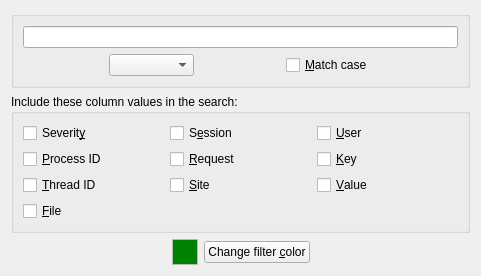
<?xml version="1.0" encoding="UTF-8"?>
<ui version="4.0">
 <class>FilterTab</class>
 <widget class="QWidget" name="FilterTab">
  <property name="geometry">
   <rect>
    <x>0</x>
    <y>0</y>
    <width>481</width>
    <height>265</height>
   </rect>
  </property>
  <property name="windowTitle">
   <string>Form</string>
  </property>
  <layout class="QVBoxLayout" name="verticalLayout_4">
   <item>
    <widget class="QGroupBox" name="groupBoxValue">
     <property name="sizePolicy">
      <sizepolicy hsizetype="Preferred" vsizetype="Preferred">
       <horstretch>0</horstretch>
       <verstretch>0</verstretch>
      </sizepolicy>
     </property>
     <property name="title">
      <string/>
     </property>
     <layout class="QVBoxLayout" name="verticalLayout_5">
      <item>
       <widget class="QLineEdit" name="filterLineEdit"/>
      </item>
      <item>
       <layout class="QHBoxLayout" name="horizontalLayout_2" stretch="1,1,1,1,1">
        <item>
         <spacer name="horizontalSpacer">
          <property name="orientation">
           <enum>Qt::Horizontal</enum>
          </property>
          <property name="sizeHint" stdset="0">
           <size>
            <width>40</width>
            <height>20</height>
           </size>
          </property>
         </spacer>
        </item>
        <item>
         <widget class="QComboBox" name="comboBoxMode">
          <property name="editable">
           <bool>false</bool>
          </property>
         </widget>
        </item>
        <item>
         <spacer name="horizontalSpacer_3">
          <property name="orientation">
           <enum>Qt::Horizontal</enum>
          </property>
          <property name="sizeHint" stdset="0">
           <size>
            <width>40</width>
            <height>20</height>
           </size>
          </property>
         </spacer>
        </item>
        <item>
         <widget class="QCheckBox" name="checkBoxCase">
          <property name="text">
           <string>&amp;Match case</string>
          </property>
         </widget>
        </item>
        <item>
         <spacer name="horizontalSpacer_2">
          <property name="orientation">
           <enum>Qt::Horizontal</enum>
          </property>
          <property name="sizeHint" stdset="0">
           <size>
            <width>40</width>
            <height>20</height>
           </size>
          </property>
         </spacer>
        </item>
       </layout>
      </item>
     </layout>
    </widget>
   </item>
   <item>
    <widget class="QGroupBox" name="groupBoxKey">
     <property name="sizePolicy">
      <sizepolicy hsizetype="Preferred" vsizetype="Preferred">
       <horstretch>0</horstretch>
       <verstretch>1</verstretch>
      </sizepolicy>
     </property>
     <property name="title">
      <string>Include these column values in the search:</string>
     </property>
     <layout class="QHBoxLayout" name="horizontalLayout">
      <item>
       <layout class="QVBoxLayout" name="verticalLayout">
        <item>
         <widget class="QCheckBox" name="checkBoxSeverity">
          <property name="text">
           <string>Severit&amp;y</string>
          </property>
         </widget>
        </item>
        <item>
         <widget class="QCheckBox" name="checkBoxPID">
          <property name="text">
           <string>&amp;Process ID</string>
          </property>
         </widget>
        </item>
        <item>
         <widget class="QCheckBox" name="checkBoxTID">
          <property name="text">
           <string>&amp;Thread ID</string>
          </property>
         </widget>
        </item>
        <item>
         <widget class="QCheckBox" name="checkBoxFile">
          <property name="text">
           <string>&amp;File</string>
          </property>
         </widget>
        </item>
        <item>
         <spacer name="verticalSpacer_3">
          <property name="orientation">
           <enum>Qt::Vertical</enum>
          </property>
          <property name="sizeHint" stdset="0">
           <size>
            <width>20</width>
            <height>40</height>
           </size>
          </property>
         </spacer>
        </item>
       </layout>
      </item>
      <item>
       <layout class="QVBoxLayout" name="verticalLayout_2">
        <item>
         <widget class="QCheckBox" name="checkBoxSession">
          <property name="text">
           <string>S&amp;ession</string>
          </property>
         </widget>
        </item>
        <item>
         <widget class="QCheckBox" name="checkBoxRequest">
          <property name="text">
           <string>&amp;Request</string>
          </property>
         </widget>
        </item>
        <item>
         <widget class="QCheckBox" name="checkBoxSite">
          <property name="text">
           <string>&amp;Site</string>
          </property>
         </widget>
        </item>
        <item>
         <spacer name="verticalSpacer_2">
          <property name="orientation">
           <enum>Qt::Vertical</enum>
          </property>
          <property name="sizeHint" stdset="0">
           <size>
            <width>20</width>
            <height>40</height>
           </size>
          </property>
         </spacer>
        </item>
       </layout>
      </item>
      <item>
       <layout class="QVBoxLayout" name="verticalLayout_3">
        <item>
         <widget class="QCheckBox" name="checkBoxUser">
          <property name="text">
           <string>&amp;User</string>
          </property>
         </widget>
        </item>
        <item>
         <widget class="QCheckBox" name="checkBoxKey">
          <property name="text">
           <string>&amp;Key</string>
          </property>
         </widget>
        </item>
        <item>
         <widget class="QCheckBox" name="checkBoxValue">
          <property name="text">
           <string>&amp;Value</string>
          </property>
         </widget>
        </item>
        <item>
         <spacer name="verticalSpacer">
          <property name="orientation">
           <enum>Qt::Vertical</enum>
          </property>
          <property name="sizeHint" stdset="0">
           <size>
            <width>20</width>
            <height>40</height>
           </size>
          </property>
         </spacer>
        </item>
       </layout>
      </item>
     </layout>
    </widget>
   </item>
   <item>
    <widget class="QWidget" name="colorWidget" native="true">
     <layout class="QHBoxLayout" name="horizontalLayout_3">
      <property name="leftMargin">
       <number>0</number>
      </property>
      <property name="topMargin">
       <number>0</number>
      </property>
      <property name="rightMargin">
       <number>0</number>
      </property>
      <property name="bottomMargin">
       <number>0</number>
      </property>
      <item>
       <spacer name="horizontalSpacer_4">
        <property name="orientation">
         <enum>Qt::Horizontal</enum>
        </property>
        <property name="sizeHint" stdset="0">
         <size>
          <width>40</width>
          <height>20</height>
         </size>
        </property>
       </spacer>
      </item>
      <item>
       <widget class="QFrame" name="frame">
        <property name="frameShape">
         <enum>QFrame::StyledPanel</enum>
        </property>
        <layout class="QHBoxLayout" name="horizontalLayout_4">
         <property name="spacing">
          <number>0</number>
         </property>
         <property name="leftMargin">
          <number>0</number>
         </property>
         <property name="topMargin">
          <number>0</number>
         </property>
         <property name="rightMargin">
          <number>0</number>
         </property>
         <property name="bottomMargin">
          <number>0</number>
         </property>
         <item>
          <widget class="QWidget" name="colorDisplay" native="true">
           <property name="sizePolicy">
            <sizepolicy hsizetype="Preferred" vsizetype="Expanding">
             <horstretch>0</horstretch>
             <verstretch>0</verstretch>
            </sizepolicy>
           </property>
           <property name="minimumSize">
            <size>
             <width>24</width>
             <height>24</height>
            </size>
           </property>
           <property name="styleSheet">
            <string notr="true">background-color: green;</string>
           </property>
          </widget>
         </item>
        </layout>
       </widget>
      </item>
      <item>
       <widget class="QPushButton" name="buttonChangeColor">
        <property name="text">
         <string>Change filter &amp;color</string>
        </property>
       </widget>
      </item>
      <item>
       <spacer name="horizontalSpacer_5">
        <property name="orientation">
         <enum>Qt::Horizontal</enum>
        </property>
        <property name="sizeHint" stdset="0">
         <size>
          <width>40</width>
          <height>20</height>
         </size>
        </property>
       </spacer>
      </item>
     </layout>
    </widget>
   </item>
  </layout>
 </widget>
 <resources/>
 <connections/>
</ui>
